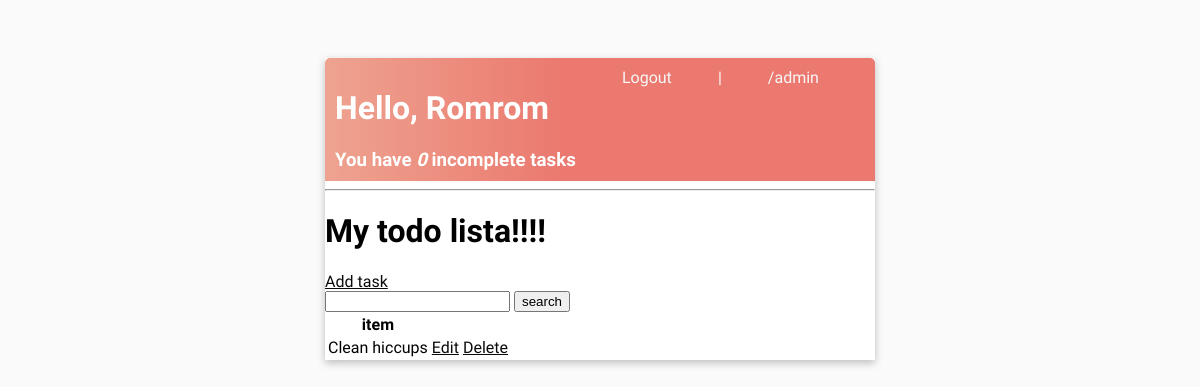
Page / (signed in) on the earlier database version.
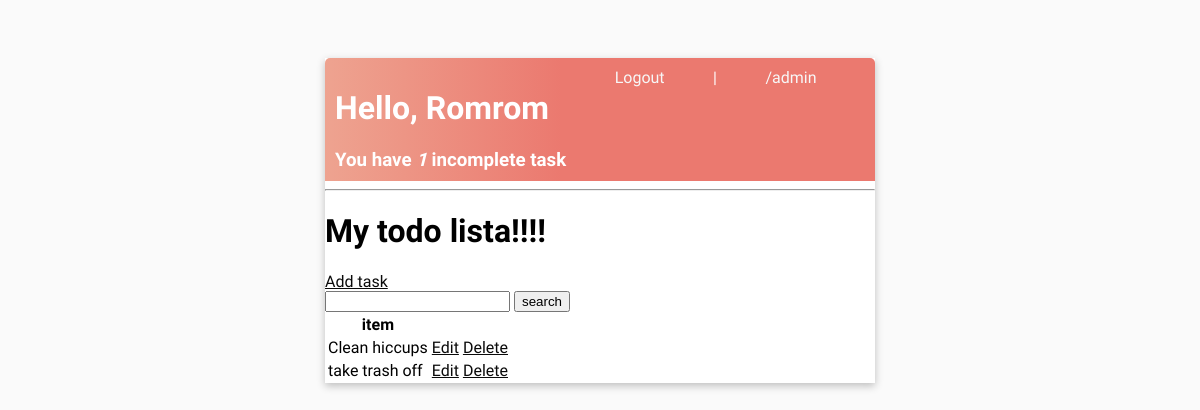
Same page on the later database version.
### base/models.py (models this page shows, shortened)
class Task(models.Model):
    user = models.ForeignKey(User, on_delete=models.CASCADE, null=True, blank=True)
    title = models.CharField(max_length=40)
    description = models.TextField(max_length=300, null=True, blank=True)
    complete = models.BooleanField(default=False)
    created = models.DateTimeField(auto_now_add=True)

### base/views.py (the view)
# urls.py: path('', TaskList.as_view(), name='tasks'),
class TaskList(LoginRequiredMixin, ListView):
    model = Task
    context_object_name = 'tasks' # usually is object_list
    def get_context_data(self,**kwargs):
        context = super().get_context_data(**kwargs)
        context['tasks'] = context['tasks'].filter(user=self.request.user)
        context['count'] = context['tasks'].filter(complete=False).count()
        search_input = self.request.GET.get('search-area') or ''
        if search_input:
            context['tasks'] = context['tasks'].filter(title__startswith=search_input)
        context['search_input'] = search_input
        return context

### base/templates/base/task_list.html
{% extends 'base/main.html' %}
{% block content %}
<header>
    <div>
        <h1>Hello, {{request.user|title}}</h1>
        <h3 style="margin: 0;">You have <i>{{count}}</i> incomplete task{{ count|pluralize:"s" }}</h3>
    </div>
    {% if request.user.is_authenticated %}
    <a href="{% url 'logout' %}">Logout</a> |
    {% else %}
    <a href="{% url 'login' %}">Login</a> |
    {% endif %}
    <a href="/admin">/admin</a></p>
</header>
<hr>
<h1>My todo lista!!!!</h1>
<a href="{% url 'task-create' %}">
    Add task
</a>
<form action="" method="GET">
    <input type="text" name="search-area" value="{{search_input}}">
    <input type="submit" value="search">
</form>
<table>
    <tr>
        <th>item</th>
        <th></th>
        <th></th>
    </tr>
    {% for task in tasks %}
    <tr>
        <td>{{task.title}}</td>
        <td>
            <a href="{% url 'task-update' task.id %}">Edit</a>
        </td>
        <td>
            <a href="{% url 'task-delete' task.id %}">Delete</a>
        </td>
    </tr>
    {% empty %}
    <h3>no items in list</h3>
    {% endfor %}
</table>
{% endblock content %}

Differences in the rows shown:
added Task: title "take trash off"
Other differences:
{{ count }}: "0" → "1"
